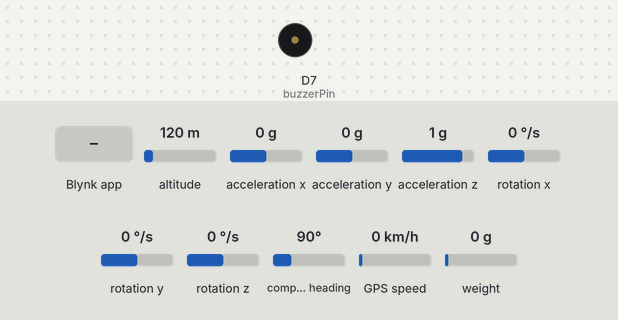
Simulated run of this sketch. Board: ESP8266 (NodeMCU). Parts: buzzer (waves = sounding). The test bench sets the inputs (shaded band); at power-on: altitude 120 m, acceleration x 0 g, acceleration y 0 g, acceleration z 1 g, rotation x 0 °/s, rotation y 0 °/s, rotation z 0 °/s, compass heading 90°, GPS speed 0 km/h, weight on the scale 0 g. WiFi joins after 1.5 s; servers stay silent unless stated; the GPS gets a fix after 3 s at 37.7749, -122.4194 with 8 satellites; what the sketch prints to the serial monitor is not drawn.

Above: at 4.0 s.
4.1 s: Blynk app writes 1 to V2
At 6.5 s:
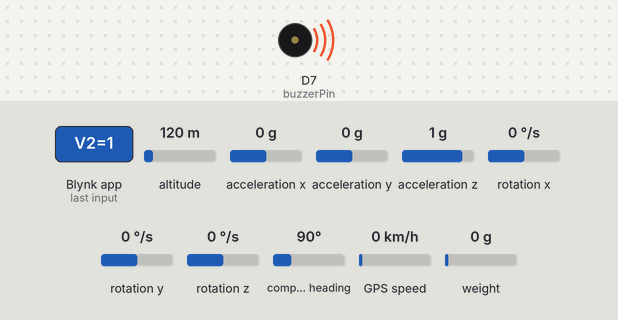
8.5 s: Blynk app writes 0 to V2
10.2 s: Blynk app writes 200 to V2
At 11.8 s:
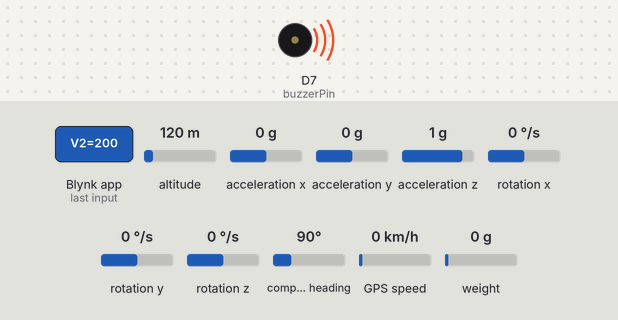
Timing chart, 0 to 20.6 s (numbered marks = the images above; inputs shaded):
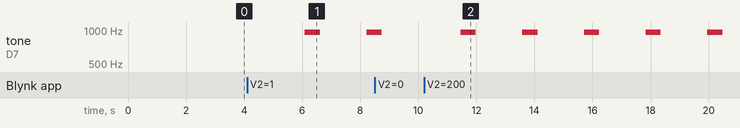

The sketch:

GPS_MPU6050_BUZZER_BLYNK.ino
```cpp
// Blynk Credentials
#define BLYNK_TEMPLATE_ID "TMPL6be0iNS5f"
#define BLYNK_TEMPLATE_NAME "Final Year Project"
#define BLYNK_AUTH_TOKEN "E097MoFQuAeCSBIEX3YW0TXMFSW9wudw"
#define BLYNK_PRINT Serial

#include <ESP8266WiFi.h>
#include <BlynkSimpleEsp8266.h>
#include <TinyGPS++.h>
#include <SoftwareSerial.h>
#include <Wire.h>
#include <MPU6050.h>
#include "HX711.h"

// WiFi Credentials
char ssid[] = "SR14";
char pass[] = "siusiusiu";

// Pins for HX711 module
#define DT_PIN D4  // Data pin connected to NodeMCU pin D4
#define SCK_PIN D0 // Clock pin connected to NodeMCU pin D0

// GPS Configuration
const int RXPin = D6; // NodeMCU RX connected to GPS TXD
const int TXPin = D5; // NodeMCU TX connected to GPS RXD
const uint32_t GPSBaud = 9600;

// Button Configuration
#define BUTTON_PIN D3 // Physical button connected to D3
#define BUTTON_VIRTUAL_PIN V10 // Virtual pin for the button state in Blynk

// Hardware objects
TinyGPSPlus gps;
SoftwareSerial gpsSerial(RXPin, TXPin);
MPU6050 mpu;
HX711 scale;

// Variables
float calibration_factor = 100; // Initial calibration factor for HX711
float units;
const int buzzerPin = D7; // Buzzer connected to D7 on NodeMCU
bool buzzerOn = false;    // Track buzzer state
bool buttonPressed = false; // Track button press state

// Function to apply deadband to scale readings
float applyDeadband(float value, float threshold) {
  return (abs(value) < threshold) ? 0.00 : value;
}

// Blynk function to control the buzzer based on switch state
BLYNK_WRITE(V2) {
  buzzerOn = param.asInt(); // Get the state of the button (0 or 1)

  // Immediately update Blynk interface to reflect the state
  Blynk.virtualWrite(V2, buzzerOn);
}

BlynkTimer timer;

// Function to initialize all hardware components
void setup() {
  Serial.begin(115200);

  // Initialize GPS serial communication
  gpsSerial.begin(GPSBaud);

  // Connect to WiFi
  WiFi.begin(ssid, pass);
  while (WiFi.status() != WL_CONNECTED) {
    delay(500);
    Serial.print(".");
  }
  Serial.println("\nConnected to WiFi");

  // Connect to Blynk
  Blynk.begin(BLYNK_AUTH_TOKEN, ssid, pass);

  // Initialize I2C for MPU6050
  Wire.begin(D2, D1);
  mpu.initialize();  // Initialize MPU6050
  if (mpu.testConnection()) {
    Serial.println("MPU6050 Ready!");
  } else {
    Serial.println("MPU6050 connection failed!");
  }

  // Initialize HX711
  scale.begin(DT_PIN, SCK_PIN);
  scale.set_scale();
  scale.tare();  // Reset the scale to 0
  Serial.println("HX711 initialized.");

  // Set pin modes
  pinMode(buzzerPin, OUTPUT);
  pinMode(BUTTON_PIN, INPUT_PULLUP); // Internal pull-up resistor for the button

  // Set up Blynk timer intervals
  timer.setInterval(1000L, sendGPSData);  // Send GPS data every second
  timer.setInterval(1000L, sendMPUData);   // Send MPU6050 data every second
  timer.setInterval(1000L, sendScaleData); // Send scale data every second
  timer.setInterval(100L, handleButtonPress); // Check button state every 100ms
}

void loop() {
  Blynk.run();
  timer.run();

  // Continuously read GPS data
  while (gpsSerial.available() > 0) {
    gps.encode(gpsSerial.read());
  }

  // Control the buzzer based on the switch state and button press
  if (buzzerOn) {
    playTone(1000, 500);  // Play a 1000 Hz tone for 500 milliseconds
    delay(500);           // Wait between beeps
  } else {
    digitalWrite(buzzerPin, LOW);  // Turn the buzzer OFF if switch is OFF
  }
}

// Function to send GPS data to Blynk
void sendGPSData() {
  if (gps.location.isValid()) {
    float latitude = gps.location.lat();
    float longitude = gps.location.lng();
    Blynk.virtualWrite(V0, latitude);   // Send Latitude to Virtual Pin V0
    Blynk.virtualWrite(V1, longitude);  // Send Longitude to Virtual Pin V1

    // Print GPS data to Serial Monitor
    Serial.print("Location: ");
    Serial.print(latitude, 6);
    Serial.print(",");
    Serial.println(longitude, 6);
  } else {
    Serial.println("Waiting for valid GPS signal...");
  }
}

// Function to send MPU6050 data to Blynk
void sendMPUData() {
  int16_t ax, ay, az;
  int16_t gx, gy, gz;

  // Get acceleration and gyroscope values
  mpu.getAcceleration(&ax, &ay, &az);
  mpu.getRotation(&gx, &gy, &gz);

  // Convert and send data to Blynk
  Blynk.virtualWrite(V3, ax / 16384.0);  // Accelerometer X-axis
  Blynk.virtualWrite(V4, ay / 16384.0);  // Accelerometer Y-axis
  Blynk.virtualWrite(V5, az / 16384.0);  // Accelerometer Z-axis
  Blynk.virtualWrite(V6, gx / 131.0);    // Gyroscope X-axis
  Blynk.virtualWrite(V7, gy / 131.0);    // Gyroscope Y-axis
  Blynk.virtualWrite(V8, gz / 131.0);    // Gyroscope Z-axis
}

// Function to send scale data to Blynk
void sendScaleData() {
  scale.set_scale(calibration_factor);

  // Take an average of 10 readings
  float total = 0;
  int readings = 10;
  for (int i = 0; i < readings; i++) {
    total += scale.get_units();
    delay(10);
  }
  units = total / readings;

  // Apply deadband to remove fluctuations
  units = applyDeadband(units, 2.5);

  // Send to Blynk Virtual Pin 9
  Blynk.virtualWrite(V9, units);

  // Display on Serial Monitor for debugging
  Serial.print("Reading: ");
  Serial.print(units);
  Serial.print(" grams | Calibration Factor: ");
  Serial.println(calibration_factor);
}

// Function to handle physical button presses
void handleButtonPress() {
  int buttonState = digitalRead(BUTTON_PIN);

  if (buttonState == LOW && buzzerOn) { // If button pressed and buzzer is ON
    buzzerOn = false; // Turn off the buzzer
    Blynk.virtualWrite(V2, 0); // Update Blynk button to OFF state
    Serial.println("Buzzer turned off by button press.");
    delay(300); // Debounce delay
  }

  // Send the button state to Blynk for Virtual Pin V10
  int virtualButtonState = (buttonState == LOW) ? 1 : 0; // Inverted logic
  Blynk.virtualWrite(BUTTON_VIRTUAL_PIN, virtualButtonState);
}

// Function to play a tone by simulating a frequency
void playTone(int frequency, int duration) {
  int period = 1000000L / frequency;   // Calculate period in microseconds
  int halfPeriod = period / 2;         // Half period for high and low

  unsigned long startTime = millis();  // Track the start time

  // Toggle the pin for the tone duration
  while (millis() - startTime < duration) {
    digitalWrite(buzzerPin, HIGH);  // Turn the buzzer on
    delayMicroseconds(halfPeriod);
    digitalWrite(buzzerPin, LOW);   // Turn the buzzer off
    delayMicroseconds(halfPeriod);
  }
}
```

Measured:
- after the input at 4.1 s, tone on D7 (buzzerPin): silent → 954 Hz after 2.0 s, → silent 0.52 s later, → 954 Hz 1.6 s later
- after the input at 10.2 s, tone on D7 (buzzerPin): alternates 954 Hz for 0.52 s and silent for 1.6 s, starting after 1.3 s
